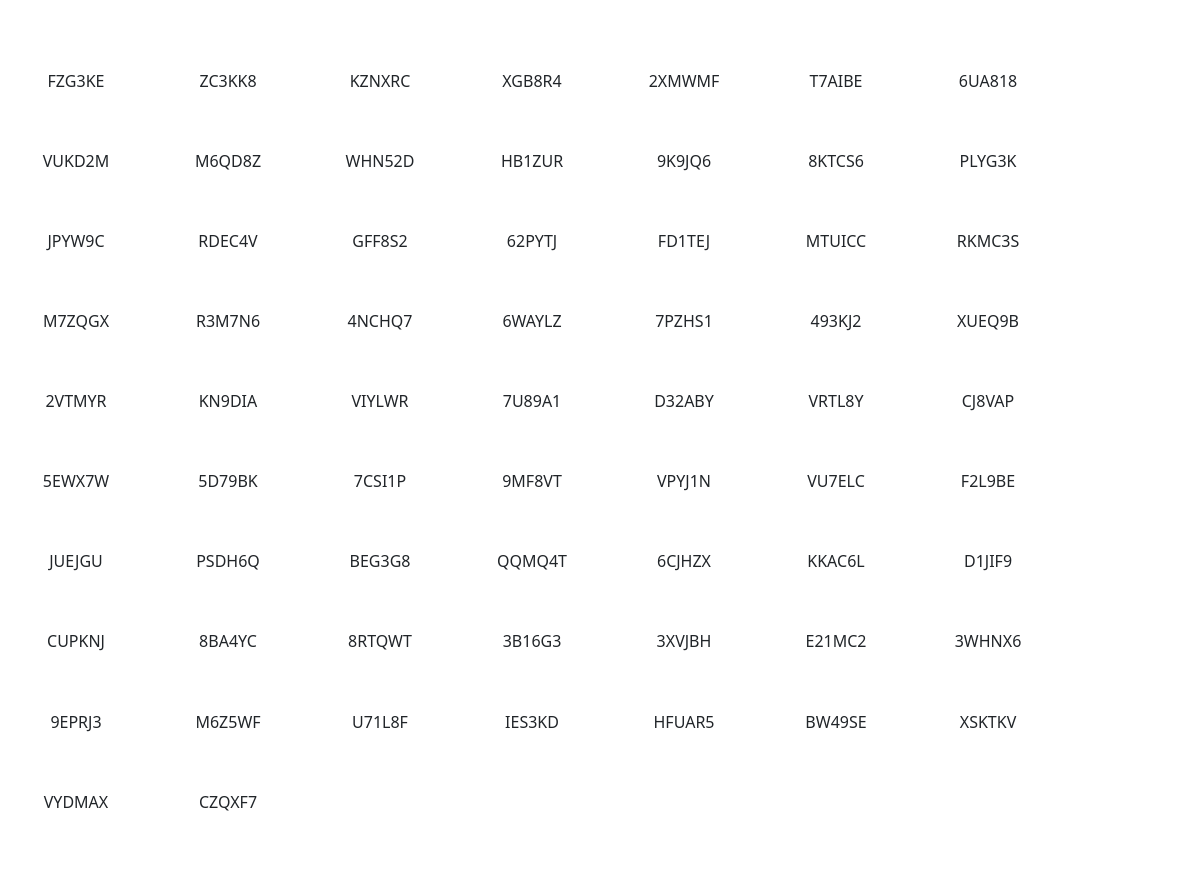
Page /stickers/ (signed in) on the earlier database version.
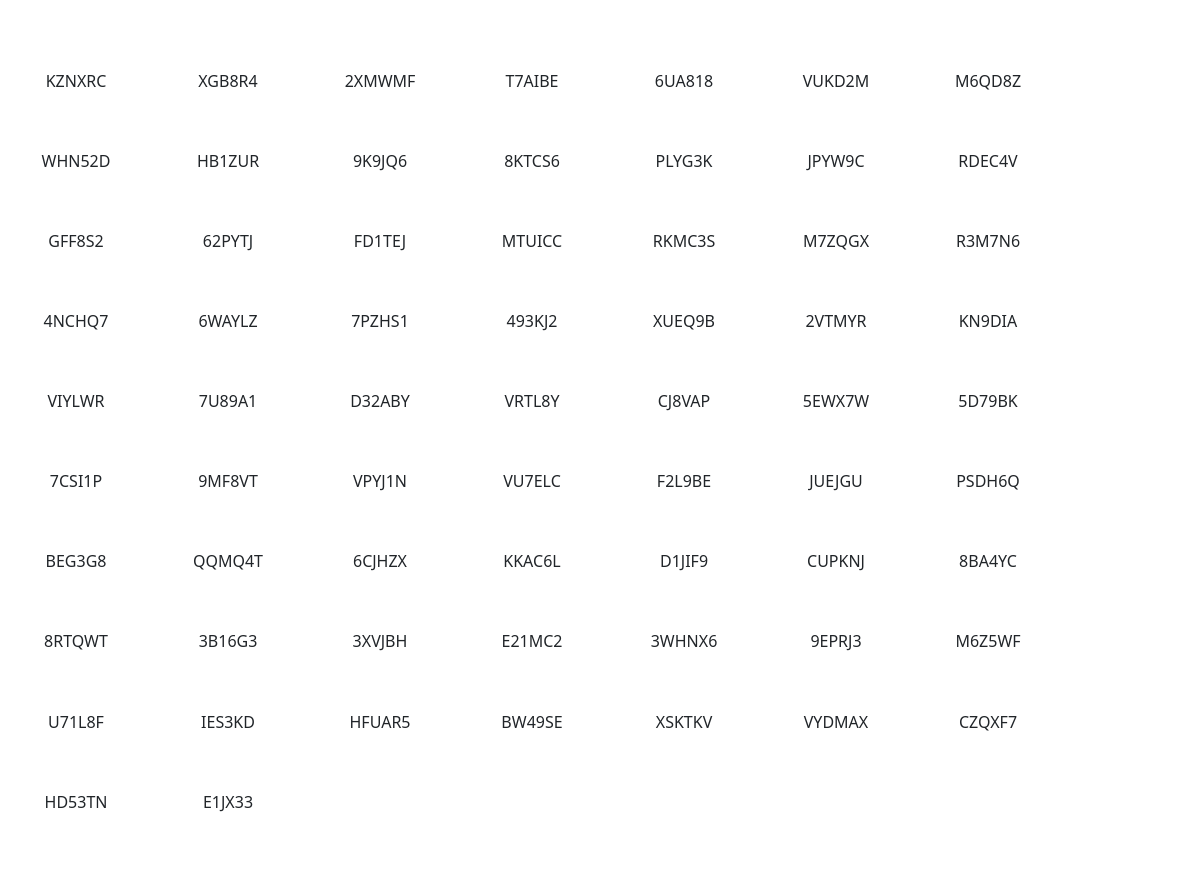
Same page on the later database version.
### listings/models.py (models this page shows, shortened)
class UniqueReference(models.Model):
    repairstore = models.ForeignKey(RepairStore, on_delete=models.CASCADE)
    value = models.CharField(max_length=6, unique=True)
    is_used = models.BooleanField(default=False)

### listings/views.py (the view)
# urls.py: path('stickers/', stickers, name='stickers'),
@login_required
@require_http_methods(['GET'])
def stickers(request):
    try:
        repairstore = RepairStore.objects.get(user=request.user)
        stickers = UniqueReference.objects.filter(repairstore=repairstore, is_used=False)
        template = 'stickers.html'
        context = {
            'stickers': stickers,
        }
        return render(request, template, context)
    except RepairStore.DoesNotExist:
        return render(request, 'error_page.html', {'error_message': 'User has no associated RepairStore'})

### listings/templates/stickers.html (shortened to what this page needs)
{% load l10n %}
<!DOCTYPE html>
<html lang="en">
<head>
    <link href="https://cdn.jsdelivr.net/npm/bootstrap@5.2.3/dist/css/bootstrap.min.css" rel="stylesheet">
    <link rel="stylesheet" href="https://cdnjs.cloudflare.com/ajax/libs/paper-css/0.3.0/paper.css">
</head>
<body class="A4">
    <section class="sheet m-0" style="padding-top: 10.7mm; padding-bottom: 10.7mm;">
        <div class="container-fluid p-0 m-0">
            <div class="row p-0 m-0">
                <div class="col-12 p-0 m-0 mx-auto">
                    {% for sticker in stickers %}
                    <div class="card p-0 mx-1 border-0" style="float: left; width: 38.1mm; height: 21.2mm; padding: 3mm;">
                        <span class="text-center my-auto">{{ sticker.value }}</span>
                    </div>
                    {% endfor %}
                </div>
            </div>
        </div>
    </section>
</body>
</html>

Differences in the rows shown:
no longer on this page (row edited): UniqueReference: value "FZG3KE"
no longer on this page (row edited): UniqueReference: value "ZC3KK8"
added UniqueReference: value "HD53TN"
added UniqueReference: value "E1JX33"
